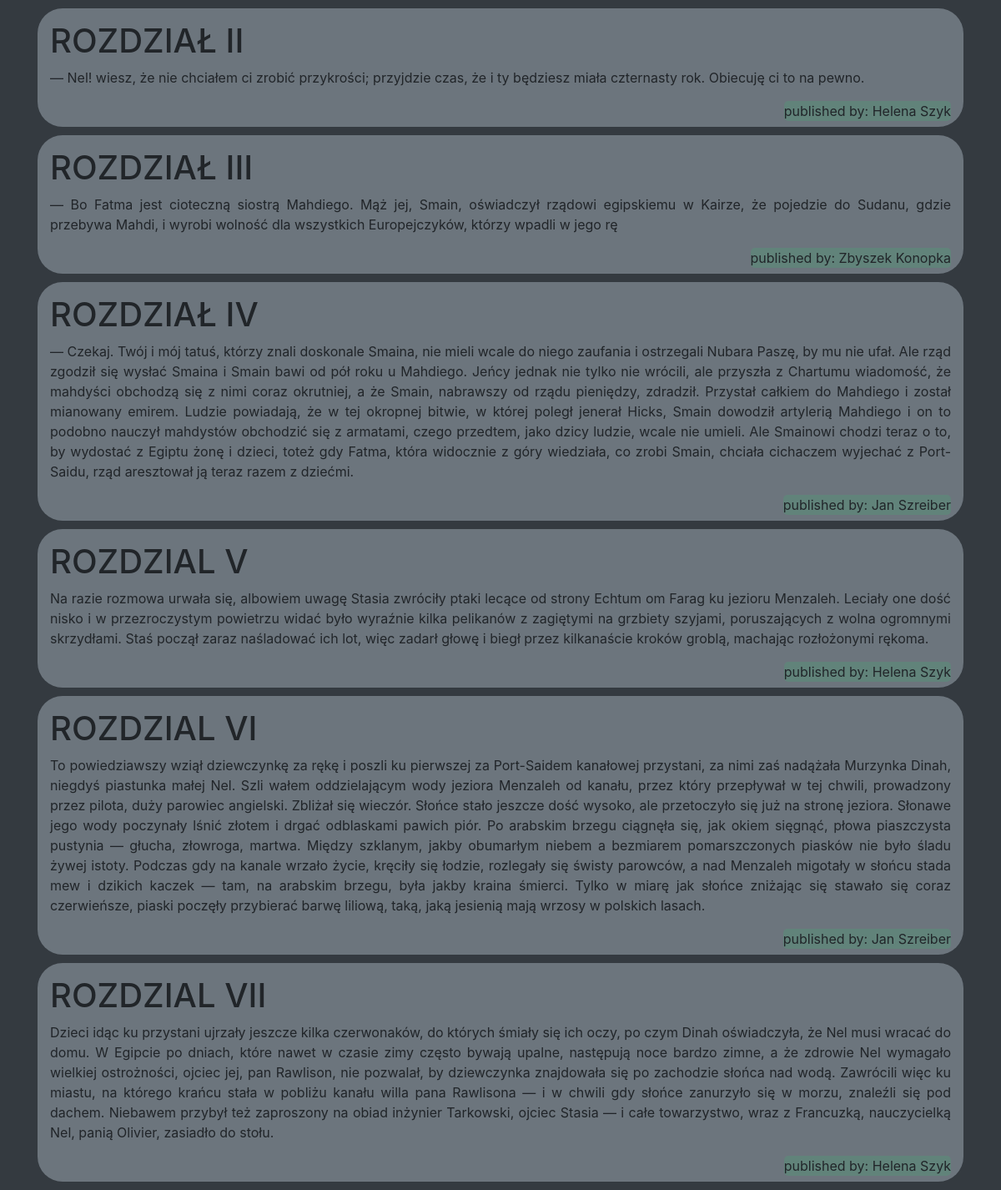
The page / on the database its author committed.
### userapi/models.py (models this page shows, shortened)
class Post(models.Model):
    author = models.ForeignKey(User, on_delete=models.CASCADE)
    title = models.CharField(max_length=50)
    body = models.TextField()
    created_at = models.DateTimeField(auto_now_add=True)
    updated_at = models.DateTimeField(auto_now=True)
    class Meta:
        verbose_name_plural = "Moje-posty"

class User(models.Model): # models.Model have default Id field.
    name = models.CharField(max_length=50)
    surname = models.CharField(max_length=50)
    def __str__(self):
        return ' '.join([self.name,self.surname])

### userapi/views.py (the view)
# urls.py: path('',views.post_list,name='post_list'),
def post_list(request):
    posts = Post.objects.all()
    return render(request,'userapi/post_list.html',{'posty':posts})

### userapi/templates/userapi/post_list.html (shortened to what this page needs)
{% extends 'userapi/base.html' %}
{% block content %}
    {% for post in posty %}
        <div class="post " id="id_post">
            <h1>{{ post.title }}</h1>
            <p>{{ post.body|linebreaksbr }}</p>
            <div >
                <p class="author">published by: {{ post.author }}</p>
            </div>
        </div>
    {% endfor %}
{% endblock %}

### userapi/templates/userapi/base.html (shortened to what this page needs)
{% load static %}
<html>
    <head>
        <link rel="stylesheet" href="https://cdn.jsdelivr.net/npm/bootstrap@4.5.3/dist/css/bootstrap.min.css">
        <link rel="stylesheet" href="{% static 'css/view.css' %}">
    </head>
    <body>
            <div class="content container">
            <div class="row ">
                <div class="col-md-12 text-justify">
                    {% block content %}
                    {% endblock %}
                </div>
            </div>
        </div>
    </body>
</html>

### static/css/view.css (style rules this page uses)
#id_post { margin-top: 10px; margin-bottom: 10px; border-radius: 30px; padding: 15px; background-color: rgb(108, 117,125); }
body { background-color: rgb(52, 58, 64); }
.author { position: absolute; right: 30px; display: inline-block; border-radius: 5px; background-color:rgba(0,255,100,0.1); }

### rows shown on the page
Post: title "ROZDZIAŁ II", body "— Nel! wiesz, że nie chciałem ci zrobić przykrości; przyjdzie czas, że i ty będziesz miała czternasty rok. Obiecuję ci to na pewno.", author "Helena Szyk"
Post: title "ROZDZIAŁ III", body "— Bo Fatma jest cioteczną siostrą Mahdiego. Mąż jej, Smain, oświadczył rządowi egipskiemu w Kairze, że pojedzie do Sudanu, gdzie przebywa Mahdi, i wyrobi wolność dla wszystkich Europejczyków, którzy wpadli w jego rę", author "Zbyszek Konopka"
Post: title "ROZDZIAŁ IV", body "— Czekaj. Twój i mój tatuś, którzy znali doskonale Smaina, nie mieli wcale do niego zaufania i ostrzegali Nubara Paszę, by mu nie ufał. Ale rząd zgodził się wysłać Smaina i Smain bawi od pół roku u Mahdiego. Jeńcy jednak nie tylko nie wrócili, ale przyszła z Chartumu wiadomość, że mahdyści obchodzą się z nimi coraz okrutniej, a że Smain, nabrawszy od rządu pieniędzy, zdradził. Przystał całkiem do Mahdiego i został mianowany emirem. Ludzie powiadają, że w tej okropnej bitwie, w której poległ jenerał Hicks, Smain dowodził artylerią Mahdiego i on to podobno nauczył mahdystów obchodzić się z armatami, czego przedtem, jako dzicy ludzie, wcale nie umieli. Ale Smainowi chodzi teraz o to, by…", author "Jan Szreiber"
Post: title "ROZDZIAL V", body "Na razie rozmowa urwała się, albowiem uwagę Stasia zwróciły ptaki lecące od strony Echtum om Farag ku jezioru Menzaleh. Leciały one dość nisko i w przezroczystym powietrzu widać było wyraźnie kilka pelikanów z zagiętymi na grzbiety szyjami, poruszających z wolna ogromnymi skrzydłami. Staś począł zaraz naśladować ich lot, więc zadarł głowę i biegł przez kilkanaście kroków groblą, machając rozłożonymi rękoma.", author "Helena Szyk"
Post: title "ROZDZIAL VI", body "To powiedziawszy wziął dziewczynkę za rękę i poszli ku pierwszej za Port-Saidem kanałowej przystani, za nimi zaś nadążała Murzynka Dinah, niegdyś piastunka małej Nel. Szli wałem oddzielającym wody jeziora Menzaleh od kanału, przez który przepływał w tej chwili, prowadzony przez pilota, duży parowiec angielski. Zbliżał się wieczór. Słońce stało jeszcze dość wysoko, ale przetoczyło się już na stronę jeziora. Słonawe jego wody poczynały lśnić złotem i drgać odblaskami pawich piór. Po arabskim brzegu ciągnęła się, jak okiem sięgnąć, płowa piaszczysta pustynia — głucha, złowroga, martwa. Między szklanym, jakby obumarłym niebem a bezmiarem pomarszczonych piasków nie było śladu żywej istoty.…", author "Jan Szreiber"
Post: title "ROZDZIAL VII", body "Dzieci idąc ku przystani ujrzały jeszcze kilka czerwonaków, do których śmiały się ich oczy, po czym Dinah oświadczyła, że Nel musi wracać do domu. W Egipcie po dniach, które nawet w czasie zimy często bywają upalne, następują noce bardzo zimne, a że zdrowie Nel wymagało wielkiej ostrożności, ojciec jej, pan Rawlison, nie pozwalał, by dziewczynka znajdowała się po zachodzie słońca nad wodą. Zawrócili więc ku miastu, na którego krańcu stała w pobliżu kanału willa pana Rawlisona — i w chwili gdy słońce zanurzyło się w morzu, znaleźli się pod dachem. Niebawem przybył też zaproszony na obiad inżynier Tarkowski, ojciec Stasia — i całe towarzystwo, wraz z Francuzką, nauczycielką Nel, panią…", author "Helena Szyk"
